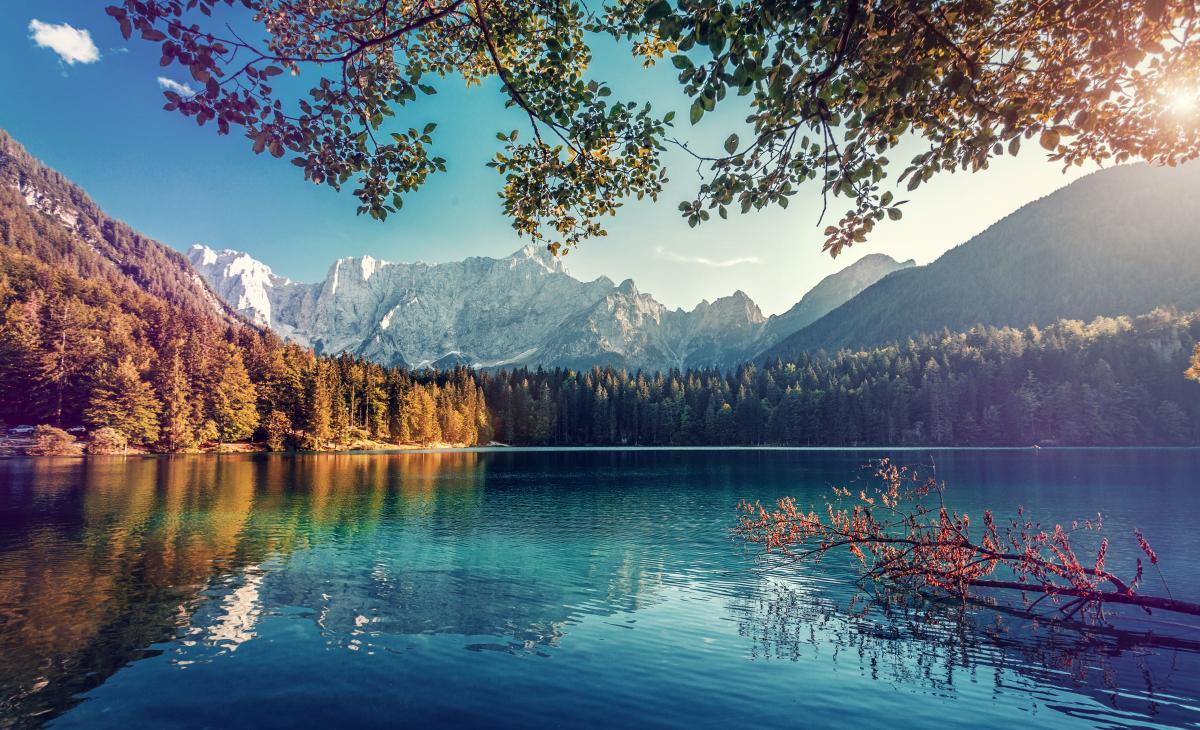
#> input picture Homework_2/nature.jpg, 1200 x 730 px
$ python -i keypoints.py   (imports and definitions only)
#> lines starting #> are read from the running program, lines starting #| are printed output that depends on the picture
import cv2
import numpy as np


def detect_keypoints(image, method='sift'):
#> called with method = 'sift'
    gray = cv2.cvtColor(image, cv2.COLOR_RGB2GRAY)
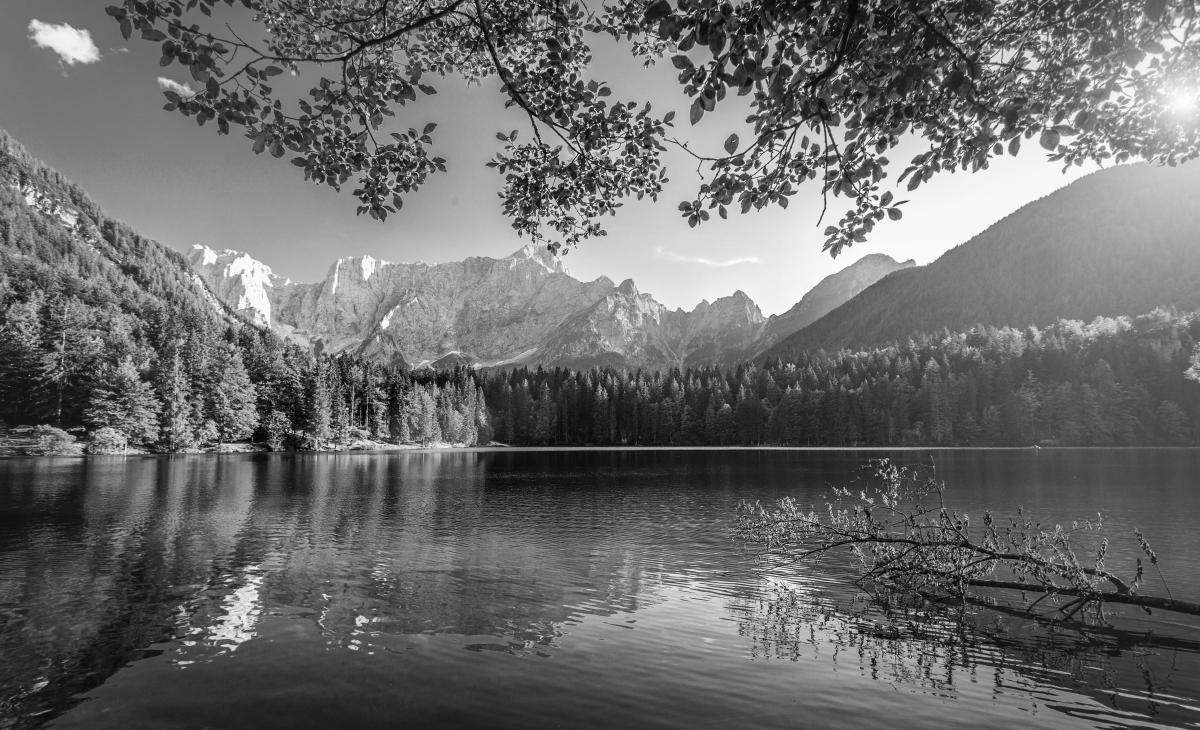
#> gray: shape (730, 1200); min 0, max 255, mean 107.4

    descriptors = None
    if method in ['sift', 'orb']:
        if method == 'sift':
            detector = cv2.SIFT_create()
        else:
            detector = cv2.ORB_create()
        keypoints, descriptors = detector.detectAndCompute(gray, None)
#> keypoints = 9069 keypoints; strongest (x, y, size): (712, 84, 1.9), (876, 198, 3.2), (850, 102, 2.8), (873, 155, 2)
        keypoints = np.array([keypoint.pt for keypoint in keypoints])
#> keypoints = 9069 pairs, first value 2.95 to 1197, second value 2.29 to 725.3
    elif method == 'shi-tomasi':
        keypoints = cv2.goodFeaturesToTrack(gray, maxCorners=1024, qualityLevel=0.01, minDistance=10)
        keypoints = keypoints.reshape(-1, 2)
    else:
        raise ValueError('Invalid method')

    return keypoints, descriptors


def match_keypoints(desc0, desc1):
    bf = cv2.BFMatcher(cv2.NORM_L2)
    matches = bf.match(desc0, desc1)
    matches = sorted(matches, key=lambda x: x.distance)
    matches = np.array([(match.queryIdx, match.trainIdx) for match in matches])
    return matches


def match_shi_tomasi(image0, image1, keypoints0=None):
    if keypoints0 is None:
        keypoints0 = detect_keypoints(image0, method='shi-tomasi')[0]

    lk_params = {
        'winSize': (15, 15),
        'maxLevel': 2,
        'criteria': (cv2.TERM_CRITERIA_EPS | cv2.TERM_CRITERIA_COUNT, 10, 0.03)
    }
    gray0 = cv2.cvtColor(image0, cv2.COLOR_RGB2GRAY)
    gray1 = cv2.cvtColor(image1, cv2.COLOR_RGB2GRAY)

    keypoints1, status, err = cv2.calcOpticalFlowPyrLK(gray0, gray1, keypoints0, None, **lk_params)
    matches = np.arange(len(keypoints0))[:, None]
    matches = np.concatenate((matches, matches), axis=1)
    matches = matches[status.ravel() == 1]

    return keypoints0, keypoints1, matches

>>> import cv2
>>> picture = cv2.cvtColor(cv2.imread('../Homework_2/nature.jpg'), cv2.COLOR_BGR2RGB)
>>> result = detect_keypoints(picture)
#> result = 2 point arrays, longest 9069 points
